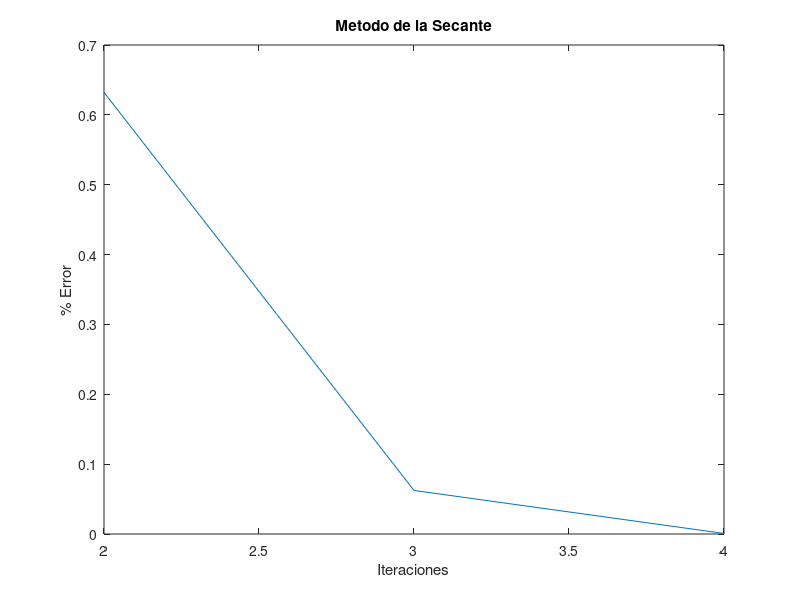

Recreate this plot in MATLAB.
%{
    Metodo de la Secante
    Parametros de Entrada
      @param func: funcion a la cual se le aplicara el algoritmo
      @param x0: primer valor inicial
      @param x1: segundo valor inicial
      @param MAXIT:  iteraciones maximas
      @param TOL:  tolerencia del algoritmo
    
    Parametros de Salida
      @return xAprox: valor aproximado de x
      @return error: porcentaje de error del resultado obtenido
%}

clc;
clear;

function [xAprox, err] = secante(func, x0, x1, MAXIT, TOL)
    iter = 2;
    err = 1;
    iterl = []; % Lista que almacena el numero de iteraciones para despues graficar
    errl = []; % Lista que almacena el % de error de cada iteracion para despues graficar

    while(iter < MAXIT)

        xAprox = x1 - ((x1 - x0) / (func(x1) - func(x0))) * func(x1);
        err = (abs(xAprox - x1)) / (abs(xAprox));
        iterl(iter-1) = iter;
        errl(iter-1) = err;
        
        if(err < TOL)
          plot(iterl, errl);
          title("Metodo de la Secante");
          xlabel("Iteraciones");
          ylabel("% Error");
          return;
        else
          iter = iter + 1;
          x0 = x1;
          x1 =  xAprox;
        endif
    endwhile
    plot(iterl, errl);
    title("Metodo de la Secante");
    xlabel("Iteraciones");
    ylabel("% Error");
    return;
endfunction

%Valores iniciales
x0 = 0;
x1 = 1;
%Iteraciones maximas
MAXIT = 100;
%Tolerancia
TOL = 0.01;
%Funcion 
func = @(x) e^-(x^2) - x;
%Llamado de la funcion
[xAprox, err] = secante(func, x0, x1, MAXIT, TOL);
printf('xAprox = %f\n%%Error = %i \n', xAprox, err);